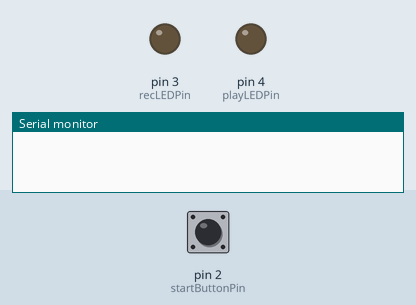
A sketch run on a simulated Arduino Uno, built with avr-gcc and run on an emulated ATmega328P. On the bench: output pins drawn as LEDs (lit = HIGH), the last lines printed to the serial monitor. Dashed ring = blinking. The inputs (shaded band) are chosen by the test bench; at power-on: pin 2 (startButtonPin) HIGH.

Above: at 1.2 s.
1.3 s: pin 2 (startButtonPin) pulled LOW for 0.15 s
At 1.7 s:
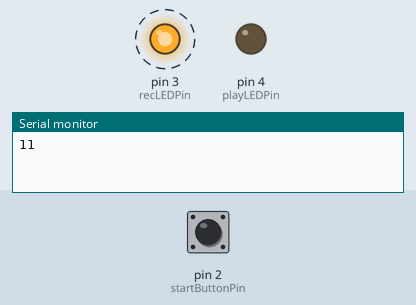
At 14.0 s:
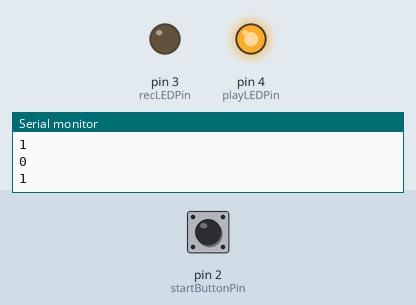
Timing chart, 0 to 14.8 s (numbered marks = the images above; inputs shaded):
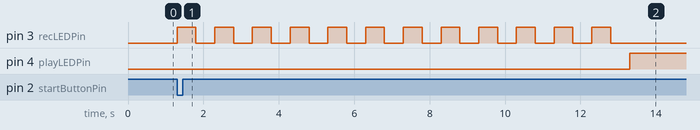

The sketch:

simpleButtonTimer.ino
```cpp
#include <SoftwareSerial.h>

SoftwareSerial HC12(7, 8); // HC-12 TX Pin, HC-12 RX Pin

const int startButtonPin = 2;
const int recLEDPin = 3;
const int playLEDPin = 4;
int buttonState = 1;
int oldButtonState = 1;

int timer = 12;

void setup(){
  Serial.begin(9600);
  HC12.begin(9600);

  pinMode(startButtonPin, INPUT_PULLUP);
  pinMode(recLEDPin, OUTPUT);
  pinMode(playLEDPin, OUTPUT);
}

int counter = 0;
boolean runTimer = false;

void loop(){
  buttonState = digitalRead(startButtonPin);
  //  Serial.println(digitalRead(startButtonPin));
  if(buttonState != oldButtonState){
    if(buttonState == 0){
      //      Serial.println("pressed");
      runTimer = true;
      HC12.print(1);
    }
    oldButtonState = buttonState;
  }

  if(runTimer){
    recSession();
  }

}

void recSession(){
  if(timer!=0){
    timer--;
    Serial.println(timer);
    digitalWrite(recLEDPin, HIGH);
    digitalWrite(playLEDPin, LOW);
    delay(500);
    digitalWrite(recLEDPin, LOW);
    digitalWrite(playLEDPin, LOW);
    delay(500);
  }
  else{
    runTimer = false;
    timer = 12;
    digitalWrite(recLEDPin, LOW);
    digitalWrite(playLEDPin, HIGH);
    HC12.print(2);
    Serial.println(1);
  }
}
```

Measured:
- after the input at 1.3 s, pin 3 (recLEDPin): alternates HIGH for 0.50 s and LOW for 0.50 s, 24 changes in all, then stays LOW, starting at once; pin 4 (playLEDPin): LOW → HIGH after 12.0 s
